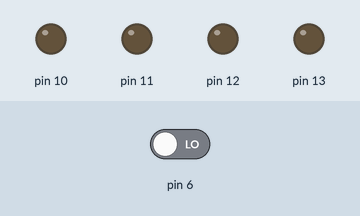
A sketch run on a simulated Arduino Uno, built with avr-gcc and run on an emulated ATmega328P. Parts: output pins drawn as LEDs (lit = HIGH). Dashed ring = blinking. Inputs (shaded band) come from the test bench; at power-on: pin 6 LOW.

Above: at 1.2 s.
1.3 s: pin 6 driven HIGH
At 1.49 s:
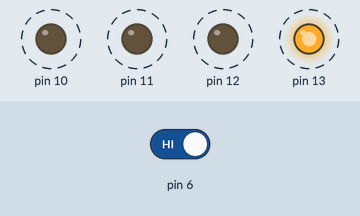
Timing chart, 0 to 10.3 s (numbered marks = the images above; inputs shaded):
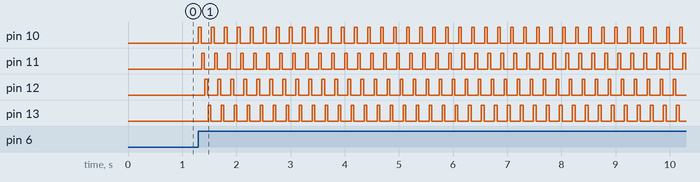

Measured:
- after the input at 1.3 s, pin 10: alternates HIGH for 0.05 s and LOW for 0.19 s, starting at once; pin 11: alternates HIGH for 0.05 s and LOW for 0.19 s, starting after 0.06 s; pin 12: alternates HIGH for 0.05 s and LOW for 0.19 s, starting after 0.12 s; pin 13: alternates HIGH for 0.05 s and LOW for 0.19 s, starting after 0.18 s

The sketch:

led-switch.ino
```cpp
void setup() {
  pinMode(13,OUTPUT);
  pinMode(12,OUTPUT);
  pinMode(11,OUTPUT);
  pinMode(10,OUTPUT);

}

void loop() {
  if(digitalRead(6)==HIGH)
  {
    for( int i=0;i<=100;i++)
    {
      for(int j=10;j<=13;j++)
      {
          digitalWrite(j,HIGH);
          delay(50);
          digitalWrite(j,LOW);
          delay(10);
      }
    }
  }
  else
  {
    for(int c=10;c<=13;c++)
    digitalWrite(c,LOW);
  }
}
```
